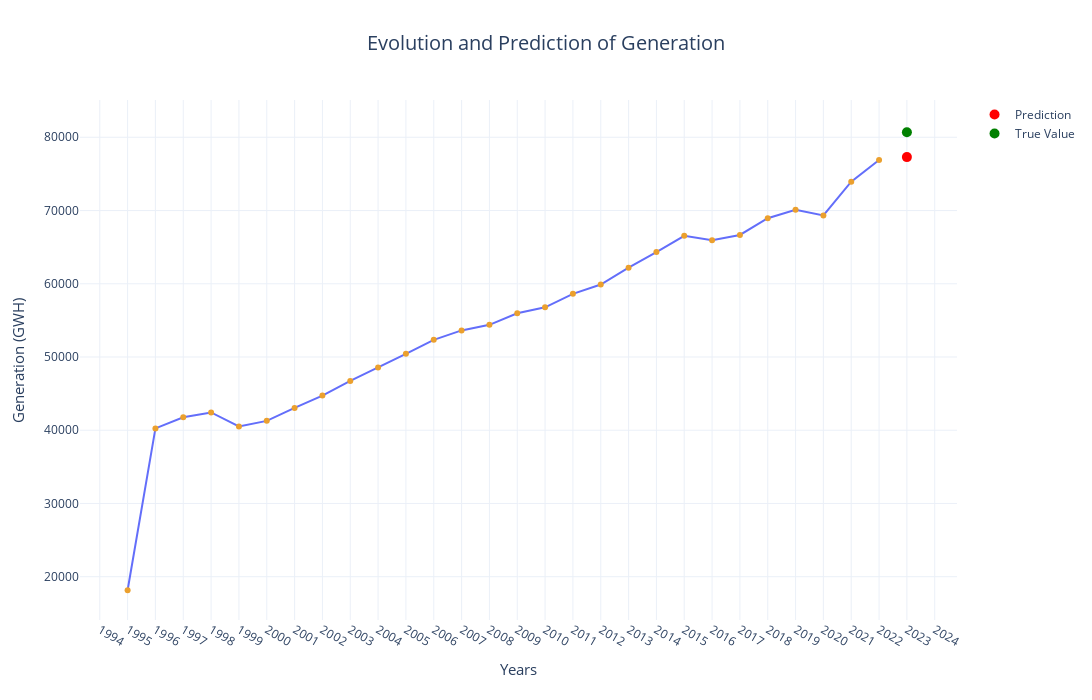

Notebook code for this chart:
### Markdown cell above
# Linear Regression Model for Predicting Future Generation Values

### Code cell
# Initialize the Linear Regression model
temp_reg = LinearRegression()

# Fit the model to the data
temp_reg.fit(np.array(data["Fecha"]).reshape(-1, 1), np.array(data["Total"]).reshape(-1, 1))

# Predict the value for the year 2023
prediccion = temp_reg.predict(np.array(2023).reshape(1, -1)).item()

# Print the prediction for 2023
print(f"Prediction for 2023: {round(prediccion,2)} GWH")

# Plot the data using Plotly
fig = px.line(data, x='Fecha', y='Total', title='Evolution and Prediction of Generation',
              labels={'Fecha': 'Years', 'Total': 'Generation (GWH)'}, markers=True)

# Update the trace marker color
fig.update_traces(marker=dict(color='#EBA02E'))

# Add the prediction point
fig.add_trace(go.Scatter(
    x=[2023], y=[prediccion],
    mode='markers', name='Prediction',
    marker=dict(color='red', size=10)
))

# Add the true value point
fig.add_trace(go.Scatter(
    x=[2023], y=[80687.35],
    mode='markers', name='True Value',
    marker=dict(color='green', size=10)
))

# Update the layout
fig.update_layout(
    xaxis=dict(tickmode='linear'),
    yaxis=dict(tickformat=".0f"),
    template='plotly_white',
    title=dict(font=dict(size=20), x=0.5,  # Centrar el título
        xanchor='center',),
    xaxis_title=dict(font=dict(size=15)),
    yaxis_title=dict(font=dict(size=15)),
    legend=dict(font=dict(size=12)),width=1400,height=700
)

# Show the plot
fig.show()
print(f"The value predicted by the linear regression model is {round(prediccion,2)} GWh (shown in red on the graph), while the actual value is 80,687.35 GWh (shown in green).")
print(f"the difference between the predicted value and the true value is: {round((80687.35-prediccion)/80687.35*100,2)} %")

### Figure 1 — Plotly figure (JSON) as saved in the notebook; plotly's stock layout.template omitted (floating-point values rounded to 4 significant figures)
{"data": [{"hovertemplate": "Years=%{x}<br>Generation (GWH)=%{y}<extra></extra>", "legendgroup": "", "line": {"color": "#636efa", "dash": "solid"}, "marker": {"color": "#EBA02E", "symbol": "circle"}, "mode": "markers+lines", "name": "", "orientation": "v", "showlegend": false, "type": "scatter", "x": [1995, 1996, 1997, 1998, 1999, 2000, 2001, 2002, 2003, 2004, 2005, 2006, 2007, 2008, 2009, 2010, 2011, 2012, 2013, 2014, 2015, 2016, 2017, 2018, 2019, 2020, 2021, 2022], "xaxis": "x", "y": [18148, 40249, 41768, 42422, 40514, 41277, 43048, 44734, 46735, 48563, 50431, 52340, 53627, 54395, 55965, 56787, 58621, 59891, 62197, 64328, 66548, 65943, 66667, 68947, 70114, 69324, 73933, 76908], "yaxis": "y"}, {"marker": {"color": "red", "size": 10}, "mode": "markers", "name": "Prediction", "type": "scatter", "x": [2023], "y": [77290.0]}, {"marker": {"color": "green", "size": 10}, "mode": "markers", "name": "True Value", "type": "scatter", "x": [2023], "y": [80690.0]}], "layout": {"height": 700, "legend": {"font": {"size": 12}, "tracegroupgap": 0}, "title": {"font": {"size": 20}, "text": "Evolution and Prediction of Generation", "x": 0.5, "xanchor": "center"}, "width": 1400, "xaxis": {"anchor": "y", "domain": [0, 1], "tickmode": "linear", "title": {"font": {"size": 15}, "text": "Years"}}, "yaxis": {"anchor": "x", "domain": [0, 1], "tickformat": ".0f", "title": {"font": {"size": 15}, "text": "Generation (GWH)"}}}}
